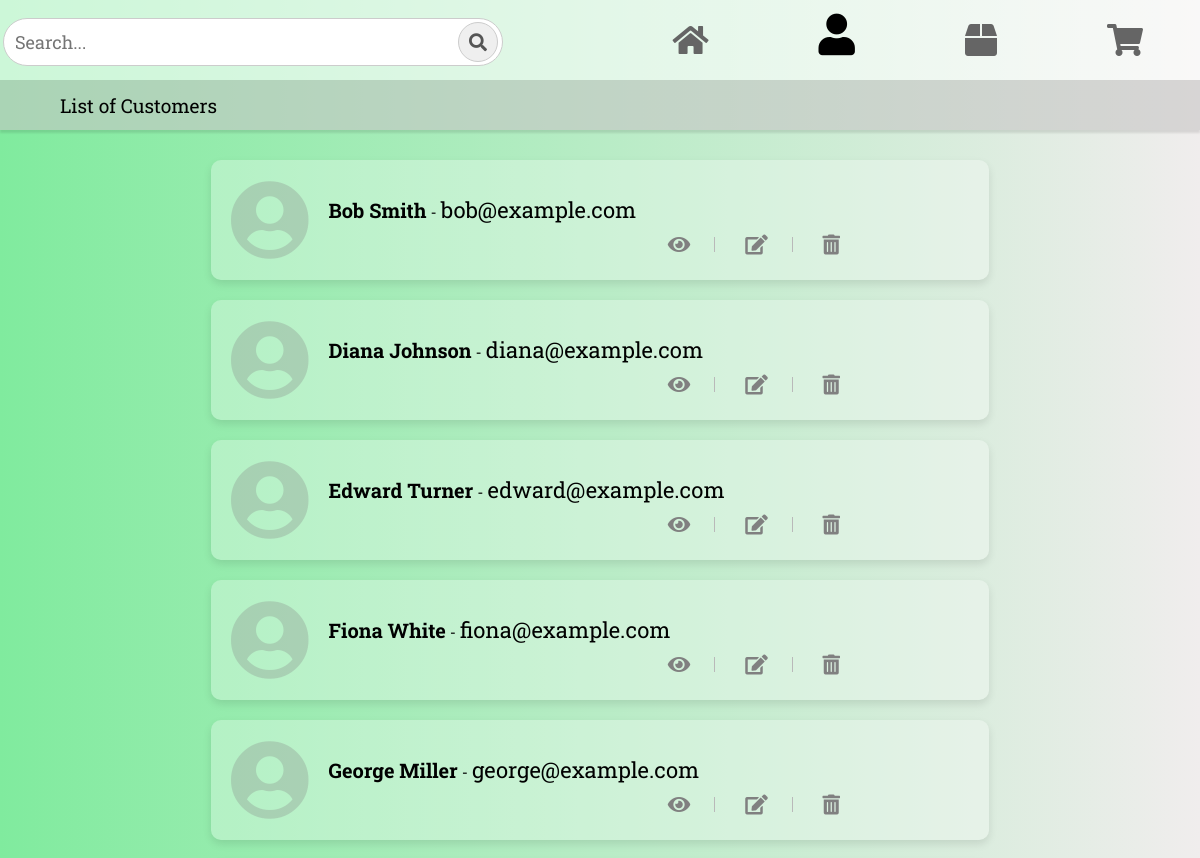
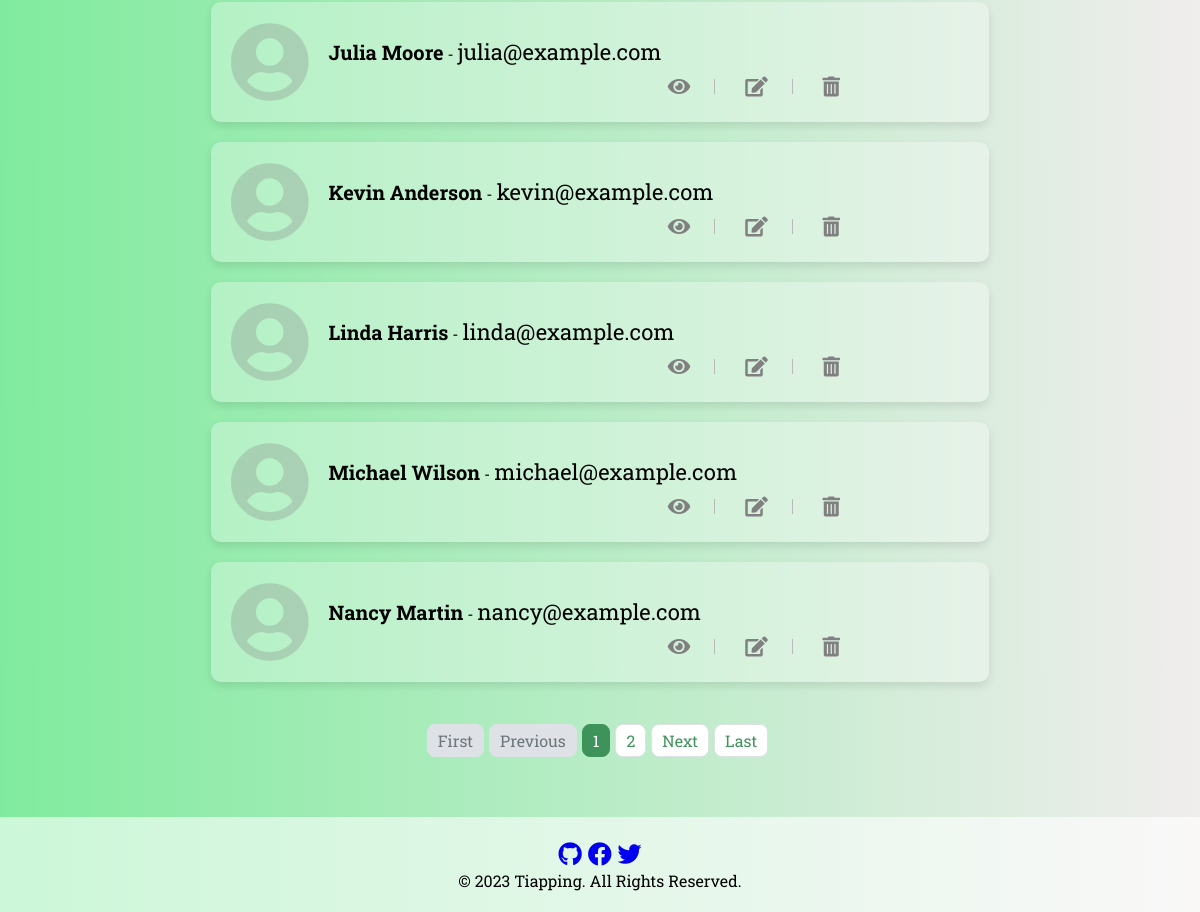
/customers/, run on an earlier commit of the app's database (2 pictures, top to bottom).
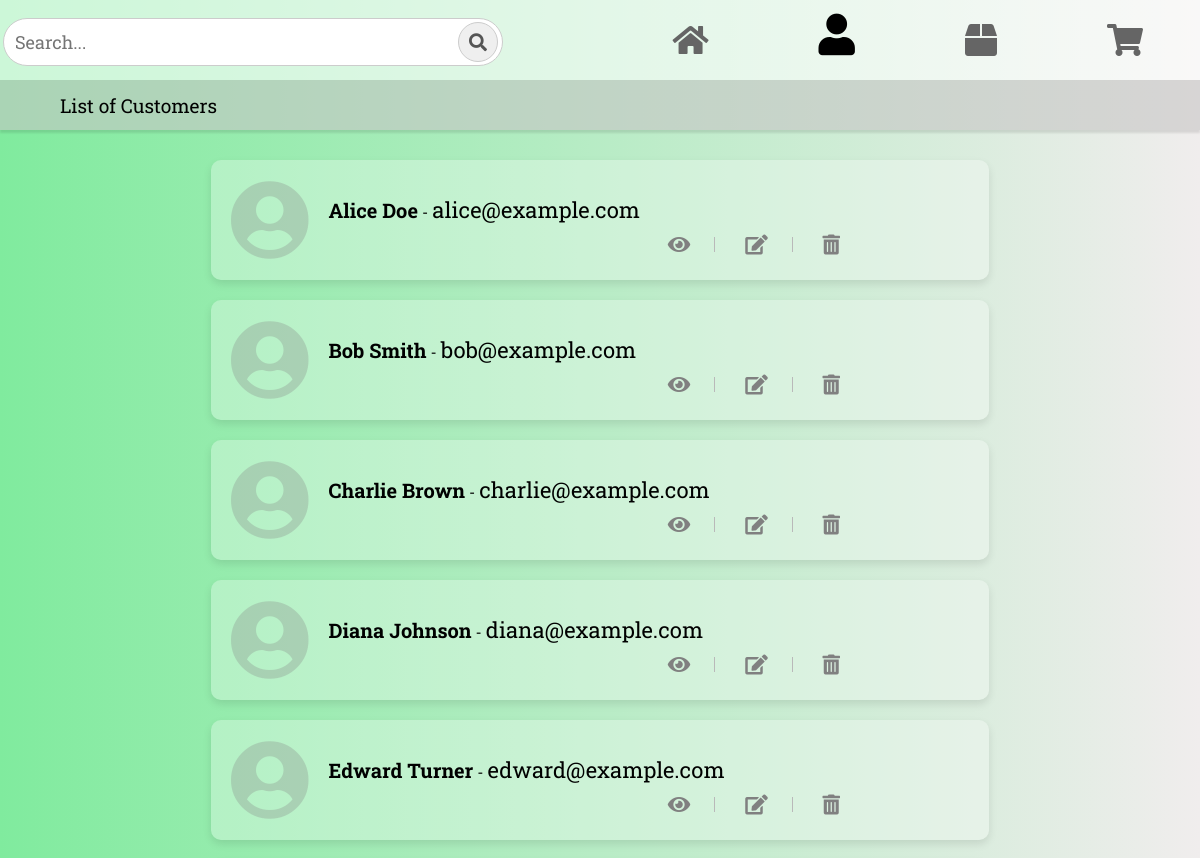
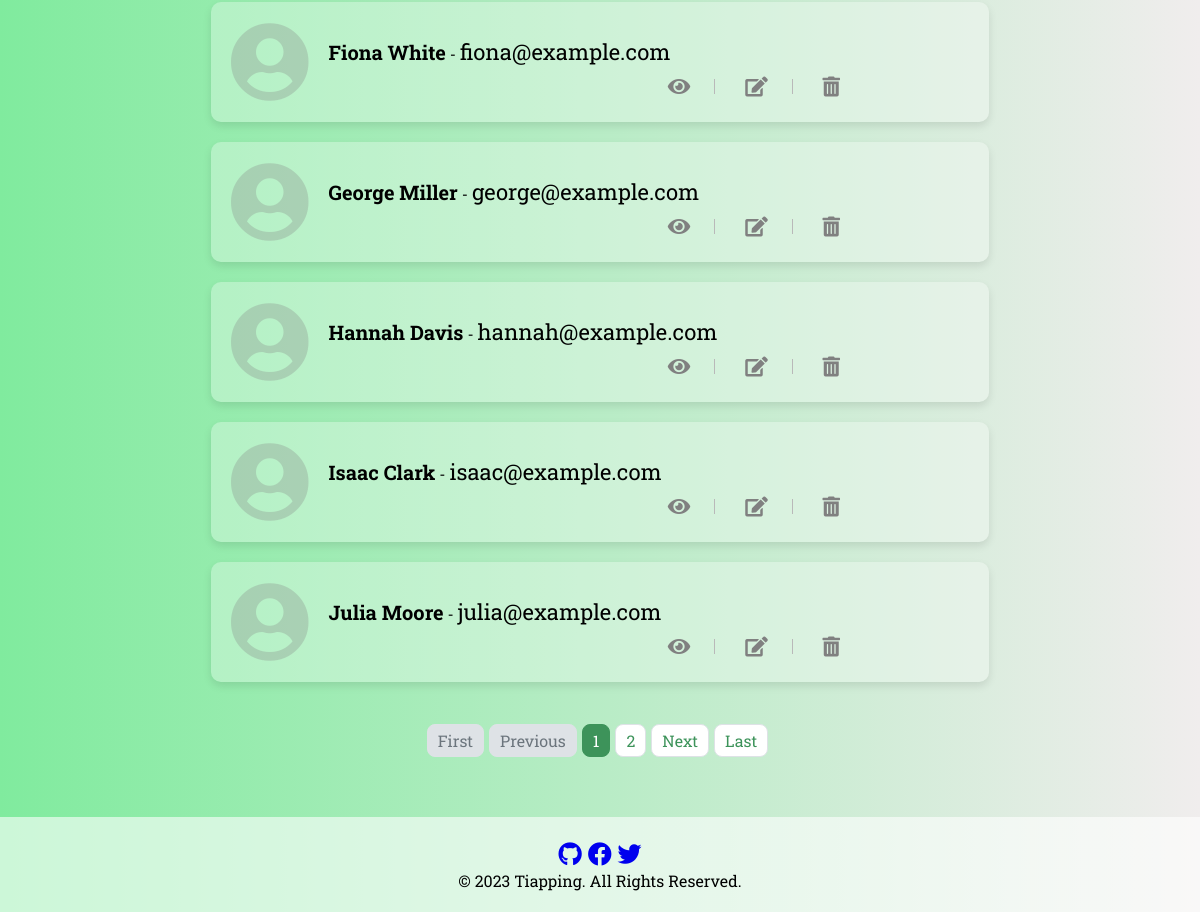
And on a later commit of the database (2 pictures, top to bottom).
### application/models.py (models this page shows, shortened)
class BaseModel(models.Model):
    created_at = models.DateTimeField(auto_now_add=True)
    updated_at = models.DateTimeField(auto_now=True)
    class Meta:
        abstract = True

class Customer(BaseModel):
    name = models.CharField(max_length=255)
    email = models.EmailField(unique=True)

### application/views.py (the view)
# urls.py: path('customers/', CustomerListView.as_view(), name='customer-list'),
class CustomerListView(ListView):
    model = Customer
    context_object_name = 'customers'
    template_name = 'customer_list.html'
    paginate_by = 10

### application/templates/customer_list.html (shortened to what this page needs)
{% extends 'base.html' %}
{% load static %}
{% block navbar %}
  <section class="navbar">
    <div class="search-container">
      <input type="text" placeholder="Search...">
      <button class="search-btn"><i class="fas fa-search"></i></button>
    </div>
    <a href='{% url "home" %}' class="btn" id="active">
      <i class="fas fa-home fa-2x"></i>
    </a>
    <a href='{% url "customer-list" %}' class="btn home-icon">
      <i class="fas fa-user fa-2x"></i>
    </a>
    <a href='{% url "product-list" %}' class="btn">
      <i class="fas fa-box fa-2x"></i>
    </a>
    <a href="{% url 'cart-list' %}" class="btn">
      <i class="fas fa-shopping-cart fa-2x"></i>
    </a>
  </section>
  <div class="additional-bar">
  <p>List of Customers</P>
  </div>
{% endblock navbar %}
{% block content %}
  <div class="customer-container">
    {% for customer in customers %}
      <div class="customer-box">
        <i class="fas fa-user-circle fa-5x" style="float: left; margin-right: 20px;"></i>
        <div style="float: left;">
          <strong style="font-size: 20px;">{{ customer.name }}</strong> - <span style="font-size: 22px;">{{ customer.email }}</span><br>
          <a href="{% url 'customer-detail' customer.id %}">
            <div class = "option-icon">
            <i class="fas fa-eye" title="View" style="font-size: 20px; color: grey;"></i>
          </a>
          <a href="{% url 'edit-customer' customer.id %}">
            <i class="fas fa-edit" title="Edit" style="font-size: 20px; color: grey;"></i>
          </a>
          <a href="{% url 'delete-customer' customer.id %}">
            <i class="fas fa-trash-alt" title="Delete" style="font-size: 20px; color: grey;"></i>
          </a>
          </div>
        </div>
      </div>
    {% endfor %}
  <br>
  <br>
  {% include 'includes/pagination.html' %}
{% endblock %}

What changed in the data, as far as the page shows it:
no longer on this page (row unchanged): Customer: name "Kevin Anderson", email "kevin@example.com"
no longer on this page (row unchanged): Customer: name "Linda Harris", email "linda@example.com"
no longer on this page (row unchanged): Customer: name "Michael Wilson", email "michael@example.com"
no longer on this page (row unchanged): Customer: name "Nancy Martin", email "nancy@example.com"
added Customer: name "Alice Doe", email "alice@example.com"
added Customer: name "Charlie Brown", email "charlie@example.com"
added Customer: name "Hannah Davis", email "hannah@example.com"
added Customer: name "Isaac Clark", email "isaac@example.com"
